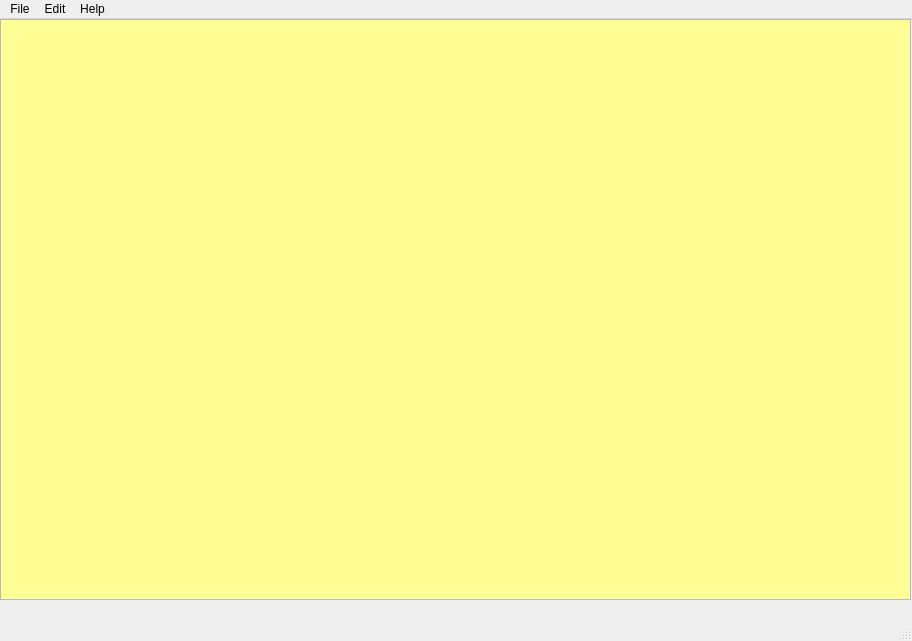
<?xml version="1.0" encoding="UTF-8"?>
<ui version="4.0">
 <class>MainWindow</class>
 <widget class="QMainWindow" name="MainWindow">
  <property name="geometry">
   <rect>
    <x>0</x>
    <y>0</y>
    <width>912</width>
    <height>641</height>
   </rect>
  </property>
  <property name="windowTitle">
   <string>Notebad</string>
  </property>
  <property name="windowIcon">
   <iconset resource="Resources.qrc">
    <normaloff>:/imgs/notebad_icon.png</normaloff>:/imgs/notebad_icon.png</iconset>
  </property>
  <property name="iconSize">
   <size>
    <width>35</width>
    <height>35</height>
   </size>
  </property>
  <widget class="QWidget" name="centralwidget">
   <widget class="QWidget" name="verticalLayoutWidget">
    <property name="geometry">
     <rect>
      <x>0</x>
      <y>0</y>
      <width>911</width>
      <height>581</height>
     </rect>
    </property>
    <layout class="QVBoxLayout" name="verticalLayout">
     <item>
      <widget class="QTextEdit" name="textEdit">
       <property name="cursor" stdset="0">
        <cursorShape>IBeamCursor</cursorShape>
       </property>
       <property name="toolTip">
        <string/>
       </property>
       <property name="toolTipDuration">
        <number>-1</number>
       </property>
       <property name="layoutDirection">
        <enum>Qt::LeftToRight</enum>
       </property>
       <property name="autoFillBackground">
        <bool>false</bool>
       </property>
       <property name="frameShadow">
        <enum>QFrame::Plain</enum>
       </property>
       <property name="lineWidth">
        <number>1</number>
       </property>
       <property name="sizeAdjustPolicy">
        <enum>QAbstractScrollArea::AdjustToContentsOnFirstShow</enum>
       </property>
       <property name="lineWrapMode">
        <enum>QTextEdit::NoWrap</enum>
       </property>
       <property name="html">
        <string>&lt;!DOCTYPE HTML PUBLIC &quot;-//W3C//DTD HTML 4.0//EN&quot; &quot;http://www.w3.org/TR/REC-html40/strict.dtd&quot;&gt;
&lt;html&gt;&lt;head&gt;&lt;meta name=&quot;qrichtext&quot; content=&quot;1&quot; /&gt;&lt;meta charset=&quot;utf-8&quot; /&gt;&lt;style type=&quot;text/css&quot;&gt;
p, li { white-space: pre-wrap; }
&lt;/style&gt;&lt;/head&gt;&lt;body style=&quot; font-family:'Segoe UI'; font-size:10.8pt; font-weight:400; font-style:normal;&quot; bgcolor=&quot;#ffff95&quot;&gt;
&lt;p style=&quot;-qt-paragraph-type:empty; margin-top:0px; margin-bottom:0px; margin-left:0px; margin-right:0px; -qt-block-indent:0; text-indent:0px;&quot;&gt;&lt;br /&gt;&lt;/p&gt;&lt;/body&gt;&lt;/html&gt;</string>
       </property>
      </widget>
     </item>
    </layout>
   </widget>
  </widget>
  <widget class="QMenuBar" name="menubar">
   <property name="geometry">
    <rect>
     <x>0</x>
     <y>0</y>
     <width>912</width>
     <height>29</height>
    </rect>
   </property>
   <property name="nativeMenuBar">
    <bool>true</bool>
   </property>
   <widget class="QMenu" name="menuFile">
    <property name="title">
     <string>File</string>
    </property>
    <property name="separatorsCollapsible">
     <bool>false</bool>
    </property>
    <addaction name="actionNew"/>
    <addaction name="actionNew_Window"/>
    <addaction name="separator"/>
    <addaction name="actionOpen"/>
    <addaction name="actionSave_As"/>
    <addaction name="separator"/>
    <addaction name="actionExit"/>
   </widget>
   <widget class="QMenu" name="menuEdit">
    <property name="title">
     <string>Edit</string>
    </property>
    <addaction name="actionUndo"/>
    <addaction name="actionRedo"/>
    <addaction name="separator"/>
    <addaction name="actionCopy"/>
    <addaction name="actionCopy_2"/>
    <addaction name="actionPaste"/>
   </widget>
   <widget class="QMenu" name="menuHelp">
    <property name="title">
     <string>Help</string>
    </property>
    <addaction name="actionSend_Feedback"/>
    <addaction name="separator"/>
    <addaction name="actionAbout_Notebad"/>
   </widget>
   <addaction name="menuFile"/>
   <addaction name="menuEdit"/>
   <addaction name="menuHelp"/>
  </widget>
  <widget class="QStatusBar" name="statusbar"/>
  <action name="actionNew">
   <property name="text">
    <string>New</string>
   </property>
   <property name="shortcut">
    <string>Ctrl+N</string>
   </property>
  </action>
  <action name="actionNew_Window">
   <property name="text">
    <string>New Window</string>
   </property>
   <property name="shortcut">
    <string>Ctrl+Shift+N</string>
   </property>
  </action>
  <action name="actionOpen">
   <property name="text">
    <string>Open...</string>
   </property>
   <property name="shortcut">
    <string>Ctrl+O</string>
   </property>
  </action>
  <action name="actionSave_As">
   <property name="text">
    <string>Save As...</string>
   </property>
   <property name="shortcut">
    <string>Ctrl+Shift+S</string>
   </property>
  </action>
  <action name="actionExit">
   <property name="text">
    <string>Exit</string>
   </property>
   <property name="shortcut">
    <string>Ctrl+Backspace</string>
   </property>
  </action>
  <action name="actionUndo">
   <property name="text">
    <string>Undo</string>
   </property>
   <property name="shortcut">
    <string>Ctrl+Z</string>
   </property>
  </action>
  <action name="actionRedo">
   <property name="text">
    <string>Redo</string>
   </property>
   <property name="shortcut">
    <string>Ctrl+Y</string>
   </property>
  </action>
  <action name="actionCopy">
   <property name="text">
    <string>Cut</string>
   </property>
   <property name="shortcut">
    <string>Ctrl+X</string>
   </property>
  </action>
  <action name="actionCopy_2">
   <property name="text">
    <string>Copy</string>
   </property>
   <property name="shortcut">
    <string>Ctrl+C</string>
   </property>
  </action>
  <action name="actionPaste">
   <property name="text">
    <string>Paste</string>
   </property>
   <property name="shortcut">
    <string>Ctrl+V</string>
   </property>
  </action>
  <action name="actionSend_Feedback">
   <property name="text">
    <string>Send Feedback</string>
   </property>
  </action>
  <action name="actionAbout_Notebad">
   <property name="text">
    <string>About Notebad</string>
   </property>
  </action>
  <action name="actionSave">
   <property name="text">
    <string>Save</string>
   </property>
   <property name="shortcut">
    <string>Ctrl+S</string>
   </property>
   <property name="iconVisibleInMenu">
    <bool>true</bool>
   </property>
  </action>
 </widget>
 <resources>
  <include location="Resources.qrc"/>
 </resources>
 <connections/>
</ui>
